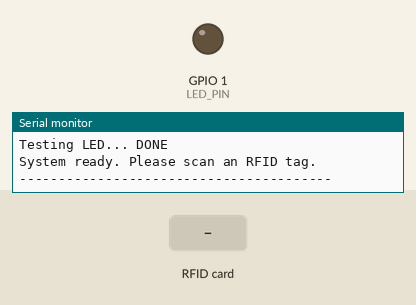
Simulated run of this sketch. Board: ESP32. Parts: output pins drawn as LEDs (lit = HIGH), the last lines printed to the serial monitor. Inputs (shaded band) come from the test bench. WiFi joins after 1.5 s; servers stay silent unless stated; the local clock reads 2024-03-15 10:24:30 at power-on unless the sketch sets it.

Above: at 3.4 s.
3.5 s: RFID card 5E 7A 19 C4 held to the reader
At 4.2 s:
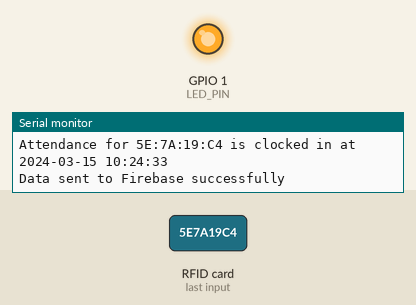
Timing chart, 0 to 6.5 s (numbered marks = the images above; inputs shaded):
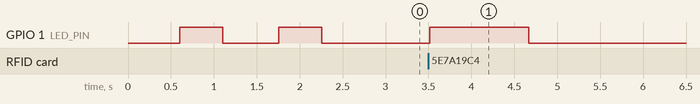

The sketch:

Attendance_Tracker_Code.ino
```cpp
#include <SPI.h>
#include <MFRC522.h>
#include <ThreeWire.h>
#include <RtcDS1302.h>
#include <WiFi.h>
#include <FirebaseESP32.h>
#include <time.h>

// Wi-Fi credentials
#define WIFI_SSID "YOUR WIFI SSID"           // Replace with your Wi-Fi SSID
#define WIFI_PASSWORD "YOUR WIFI PASSWORD"   // Replace with your Wi-Fi password

// Firebase credentials
#define FIREBASE_HOST "YOUR FIREBASE HOST URL"    // Replace with your Firebase host
#define FIREBASE_AUTH "YOUR FIREBASE API KEY"              // Replace with your Firebase secret

// RFID Module pins
#define SS_PIN 5    // SDA pin
#define SCK_PIN 4   // SCK pin
#define MOSI_PIN 6  // MOSI pin
#define MISO_PIN 7  // MISO pin
#define RST_PIN 10  // RST pin

// LED pin
#define LED_PIN 1   // LED pin

// RTC module pins
#define RTC_CLK_PIN 2   // CLK pin
#define RTC_DAT_PIN 3   // DAT pin
#define RTC_RST_PIN 8   // RST pin

// Initialize RFID
MFRC522 rfid(SS_PIN, RST_PIN);

// Initialize RTC
ThreeWire myWire(RTC_DAT_PIN, RTC_CLK_PIN, RTC_RST_PIN);
RtcDS1302<ThreeWire> rtc(myWire);

// Firebase objects
FirebaseData firebaseData;         // For sending/receiving data
FirebaseJson json;                 // JSON object
FirebaseConfig config;             // Firebase configuration
FirebaseAuth auth;                 // Firebase authentication

// Wi-Fi connection status
bool wifiConnected = false;

void setup() {
  Serial.begin(115200);

  Serial.println("\nInitializing Attendance System...");

  // Initialize LED
  pinMode(LED_PIN, OUTPUT);
  digitalWrite(LED_PIN, LOW);

  // Initialize SPI for RFID
  SPI.begin(SCK_PIN, MISO_PIN, MOSI_PIN, SS_PIN);

  // Initialize RFID
  rfid.PCD_Init();
  delay(50);
  Serial.print("RFID Reader: ");
  byte version = rfid.PCD_ReadRegister(MFRC522::VersionReg);
  if (version == 0x00 || version == 0xFF) {
    Serial.println("NOT DETECTED");
    blinkError(3);
  } else {
    Serial.print("DETECTED (Version 0x");
    Serial.print(version, HEX);
    Serial.println(")");
  }

  // Initialize RTC
  rtc.Begin();
  Serial.print("RTC Module: ");

  // Check if RTC has valid time
  if (!rtc.IsDateTimeValid()) {
    Serial.println("NOT RUNNING - Setting time now");
    blinkError(5);
  } else {
    Serial.println("RUNNING");
    printDateTime(rtc.GetDateTime());
  }

  // Connect to Wi-Fi
  connectWiFi();

  // Initialize Firebase (Updated for new Firebase library)
  if (wifiConnected) {
    config.host = FIREBASE_HOST;
    config.signer.tokens.legacy_token = FIREBASE_AUTH;

    Firebase.begin(&config, &auth);
    Firebase.reconnectWiFi(true);

    Serial.println("Firebase connected!");

    // Create a test entry to verify connection
    json.set("message", "System started successfully");
    json.set("timestamp", getCurrentTimestamp());
    if (Firebase.pushJSON(firebaseData, "/system_logs", json)) {
      Serial.println("Firebase test entry successful");
    } else {
      Serial.println("Firebase test entry failed");
      Serial.println("REASON: " + firebaseData.errorReason());
    }
  }

  // Test LED
  Serial.print("Testing LED... ");
  digitalWrite(LED_PIN, HIGH);
  delay(500);
  digitalWrite(LED_PIN, LOW);
  Serial.println("DONE");

  Serial.println("System ready. Please scan an RFID tag.");
  Serial.println("----------------------------------------");
}

void loop() {
  // Check if Wi-Fi is connected and reconnect if needed
  if (WiFi.status() != WL_CONNECTED) {
    Serial.println("WiFi connection lost. Reconnecting...");
    connectWiFi();
  }

  // Check for RFID cards
  if (rfid.PICC_IsNewCardPresent() && rfid.PICC_ReadCardSerial()) {
    // Get current time
    RtcDateTime now = rtc.GetDateTime();

    // Turn on LED
    digitalWrite(LED_PIN, HIGH);

    // Get card UID
    String uid = "";
    for (byte i = 0; i < rfid.uid.size; i++) {
      uid += (rfid.uid.uidByte[i] < 0x10 ? "0" : "");
      uid += String(rfid.uid.uidByte[i], HEX);
      if (i < rfid.uid.size - 1) {
        uid += ":";
      }
    }
    uid.toUpperCase();

    // Format date time string
    char dateTimeStr[20];
    snprintf_P(dateTimeStr,
               countof(dateTimeStr),
               PSTR("%04u-%02u-%02u %02u:%02u:%02u"),
               now.Year(),
               now.Month(),
               now.Day(),
               now.Hour(),
               now.Minute(),
               now.Second());

    // Print to serial
    Serial.print("Attendance for ");
    Serial.print(uid);
    Serial.print(" is clocked in at ");
    Serial.println(dateTimeStr);

    // Send to Firebase
    if (wifiConnected) {
      json.clear();
      json.set("uid", uid);
      json.set("timestamp", String(dateTimeStr));
      json.set("status", "check_in");

      if (Firebase.pushJSON(firebaseData, "/attendance", json)) {
        Serial.println("Data sent to Firebase successfully");
      } else {
        Serial.println("Firebase data upload failed");
        Serial.println("REASON: " + firebaseData.errorReason());
      }
    }

    // Halt PICC
    rfid.PICC_HaltA();
    // Stop encryption on PCD
    rfid.PCD_StopCrypto1();

    // Keep LED on for 1 second
    delay(1000);

    // Turn off LED
    digitalWrite(LED_PIN, LOW);
  }

  delay(100);  // Short delay in the loop
}

// Connect to WiFi
void connectWiFi() {
  WiFi.begin(WIFI_SSID, WIFI_PASSWORD);
  Serial.print("Connecting to WiFi");

  int attempts = 0;
  while (WiFi.status() != WL_CONNECTED && attempts < 40) {
    delay(500);
    Serial.print(".");
    attempts++;
    digitalWrite(LED_PIN, !digitalRead(LED_PIN)); // Blink LED while connecting
  }
  digitalWrite(LED_PIN, LOW);

  if (WiFi.status() == WL_CONNECTED) {
    wifiConnected = true;
    Serial.println();
    Serial.print("Connected to WiFi with IP: ");
    Serial.println(WiFi.localIP());
  } else {
    wifiConnected = false;
    Serial.println();
    Serial.println("Failed to connect to WiFi.");
    blinkError(2);
  }
}

// Function to print date and time
void printDateTime(const RtcDateTime& dt) {
  char dateString[20];

  snprintf_P(dateString,
             countof(dateString),
             PSTR("%04u-%02u-%02u %02u:%02u:%02u"),
             dt.Year(),
             dt.Month(),
             dt.Day(),
             dt.Hour(),
             dt.Minute(),
             dt.Second());

  Serial.print("Current time: ");
  Serial.println(dateString);
}

// Function to blink LED for error indication
void blinkError(int blinks) {
  for (int i = 0; i < blinks; i++) {
    digitalWrite(LED_PIN, HIGH);
    delay(100);
    digitalWrite(LED_PIN, LOW);
    delay(200);
  }
}

// Helper function for string buffer sizing
#define countof(a) (sizeof(a) / sizeof(a[0]))

// Function to get current timestamp
String getCurrentTimestamp() {
  RtcDateTime now = rtc.GetDateTime();
  char timestamp[21];
  sprintf(timestamp, "%04u-%02u-%02u %02u:%02u:%02u",
          now.Year(), now.Month(), now.Day(),
          now.Hour(), now.Minute(), now.Second());
  return String(timestamp);
}
```

Measured:
- after the input at 3.5 s, GPIO 1 (LED_PIN): LOW → HIGH at once, → LOW 1.2 s later
